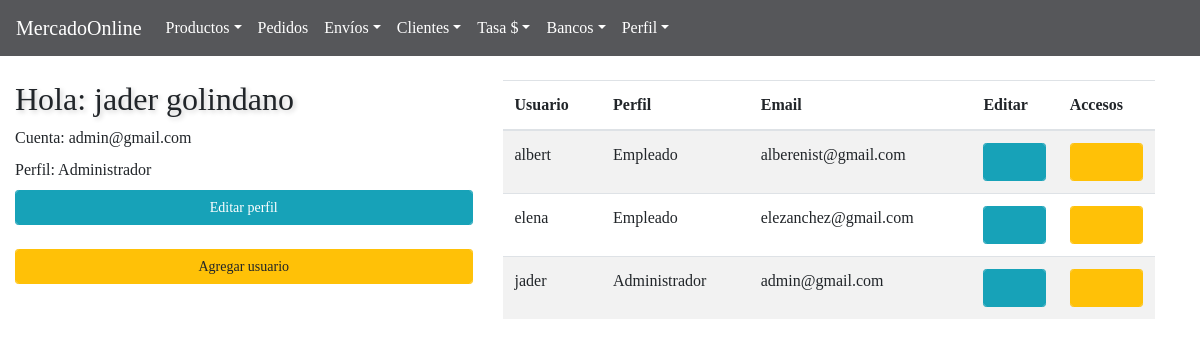
The page /BackAdmin/updateCount (signed in) on the database as committed earlier.
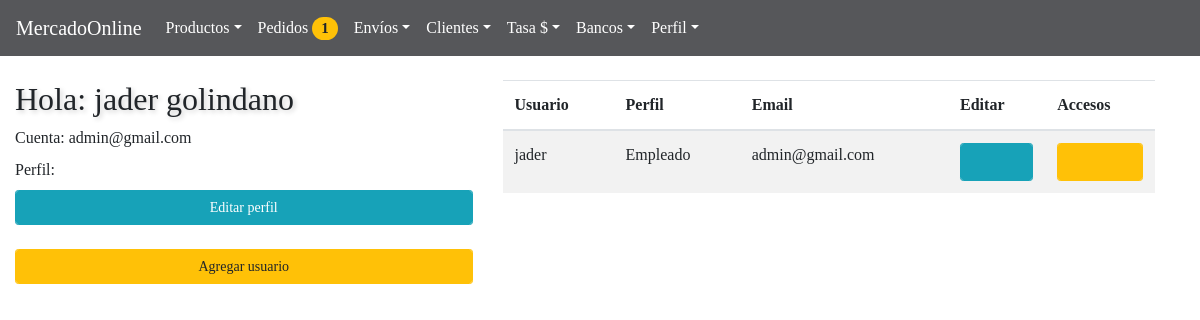
The same page on the database as committed later.
### tables this page shows
CREATE TABLE `empleados` (
  `id` int(11) NOT NULL,
  `user` text NOT NULL,
  `password` text NOT NULL,
  `name` text NOT NULL,
  `lastname` text NOT NULL,
  `intents` int(11) NOT NULL,
  `rol` int(11) NOT NULL,
  `enable` int(11) NOT NULL
);

### BackAdmin/controllers/controllerPage.php (called while the page is built)
<?php
class page{
 public static function template(){
 			include "views/template.php";
 		}
 public static function pageConnectController(){
if (isset( $_GET["action"])) {
	 	$controllerPage = $_GET["action"];
}
else{
	$controllerPage ="index";
}
 	$answer = pageModel::pageConnectModel($controllerPage);
 	include $answer;
 }
}

### BackAdmin/models/connection.php (called while the page is built)
<?php
class connection{
	 public static function connect(){
	 	$link = new PDO("mysql:host=localhost;dbname=mercadoonline","root","");
	 	return $link;
	 }
}

### BackAdmin/models/usersModels.php (called while the page is built, shortened)
<?php
require_once "connection.php";
class userModel{
 public static function viewUserPerfilModel($dataModel, $table){
$stmt = connection::connect()->prepare("SELECT user, name, lastname, rol FROM $table WHERE id = :id AND user = :user");
 	 	$stmt ->bindParam(":id",$dataModel["id"],PDO::PARAM_INT);
		$stmt ->bindParam(":user",$dataModel["user"],PDO::PARAM_STR);
		 $stmt -> execute();
		 return $stmt->fetch();
 		}
  public static function  viewUsersModel($table){
  	$stmt = connection::connect()->prepare("SELECT id, user, rol, name, lastname FROM $table ORDER BY rol DESC");
 	$stmt -> execute();
	return $stmt->fetchAll();
  		}
}

### BackAdmin/models/purchaseOrderModel.php (called while the page is built, shortened)
<?php
require_once "connection.php";
class purchaseOrderModel{
 					public static function viewCountOrdersModel($table){
 					$stmt = connection::connect()->prepare("SELECT COUNT(*) as id FROM $table WHERE status = 0");
		 			$stmt -> execute();
		 			return $stmt->fetch();
 					}
}

### BackAdmin/controllers/usersControllers.php (the view, shortened to what this page needs)
<?php
class userController{
 public static function  viewUserPerfilController(){
 				if (isset($_SESSION["id"]) && $_SESSION["user"] ) {
 					$dataController = array("id"=>$_SESSION["id"], "user"=>$_SESSION["user"]);
 					$table = "empleados";
 				$answer = userModel::viewUserPerfilModel($dataController, $table);
 				switch ($answer["rol"]) {
 					case 1:
 						$perfil = "Administrador";
 						break;
 				}
 			echo '
 			<h2>Hola: '.$answer["name"].' '.$answer["lastname"].'</h2>
			<label for="input"  col-form-label is-valid">Cuenta:  '.$answer["user"].'</label>
			<br>
			<label for="input"  col-form-label is-valid">Perfil: '.$perfil.'</label>';
 					}
 			}
 			 public static function  viewUsersController(){
 			 	$table = "empleados";
 			 	$answer = userModel::viewUsersModel($table);
 				foreach ($answer  as $row => $item) {
 					if ( $item["rol"]== 1) {
 						$perfil = "Administrador";
 						$rolAdmin ="checked";
 						$rolEmployee="";
 					}else{
 						$perfil = "Empleado";
 						$rolEmployee="checked";
 						$rolAdmin="";
 					}
 				echo '
 				<tr>
 				<td>'.$item["name"].'</td>
 				<td>'.$perfil.'</td>
 				<td>'.$item["user"].'</td>
 				<td><a href="#edit'.$row.'"  data-toggle="modal">
 						<button  class="form-control btn-info fa fa-pencil btn-sm"  type="button"></button></a>
 			<div class="modal fade" id="edit'.$row.'" tabindex="-1" role="dialog" aria-labelledby="myModalLabel" ariahidden="true">
			<input type="text" class="form-control form-control-sm"  name="idUser" required maxlength="20"  value='.$item["id"].'  required style="display:none">
			<input type="text" class="form-control form-control-sm"  name="changeUserName" required maxlength="20"  value='.$item["name"].'  required>
			<input type="text" class="form-control form-control-sm"  name="changeUserLastName" required maxlength="20" value='.$item["lastname"].' required>
			<input type="text" class="form-control form-control-sm"  name="changeUserEmail" required maxlength="40" value='.$item["user"].' required>
  			<input class="form-check-input" type="radio" name="changeUserRol" id="exampleRadios2" value=1 '.$rolAdmin.'>
  			<input class="form-check-input" type="radio" name="changeUserRol" id="exampleRadios1" value=2 '.$rolEmployee.'>
				</div>
 				</td>
 	<td><a href="#syst'.$row.'"  data-toggle="modal">
 			<button  class="form-control btn-warning fa fa-user btn-sm"  type="button"></button></a>
 			<div class="modal fade" id="syst'.$row.'" tabindex="-1" role="dialog" aria-labelledby="myModalLabel" ariahidden="true">
			<input type="text" class="form-control form-control-sm"  name="deleteidUser" required maxlength="20"  value='.$item["id"].'  required style="display:none">
			<input type="submit" class="form-control btn-danger  btn-sm" value="Eliminar usuario  '.$item["user"].'">
				  </div>
				</td>
 				</tr>';
 								}
 			 }
}

### BackAdmin/controllers/purchaseOrderController.php (shortened to what this page needs)
<?php
class purchaseOrderController {
	 		 	     public static function viewCountOrdersController(){
	 		 	      $answer = purchaseOrderModel::viewCountOrdersModel("pedido");
					if ($answer["id"]==0) {
					echo'  <span class="badge badge-danger badge-pill" style="font-family: Pavanam-Regular; font-size: 15px; display: none" >'.$answer["id"].'</span>';
					}else{
					echo'  <span class="badge badge-warning 14 badge-pill" style="font-family: Pavanam-Regular; font-size: 15px; " >'.$answer["id"].'</span>';
										}
	 		 	     }
}

Rows that differ between the two databases and show on the page:
removed empleados: name "albert", rol "Empleado", user "alberenist@gmail.com"
removed empleados: name "elena", rol "Empleado", user "elezanchez@gmail.com"
changed empleados "jader": rol "Administrador" → "Empleado"; rol "Administrador" → (not shown)
Other text that changed with them:
$answer["id"]: (not shown) → "1"
